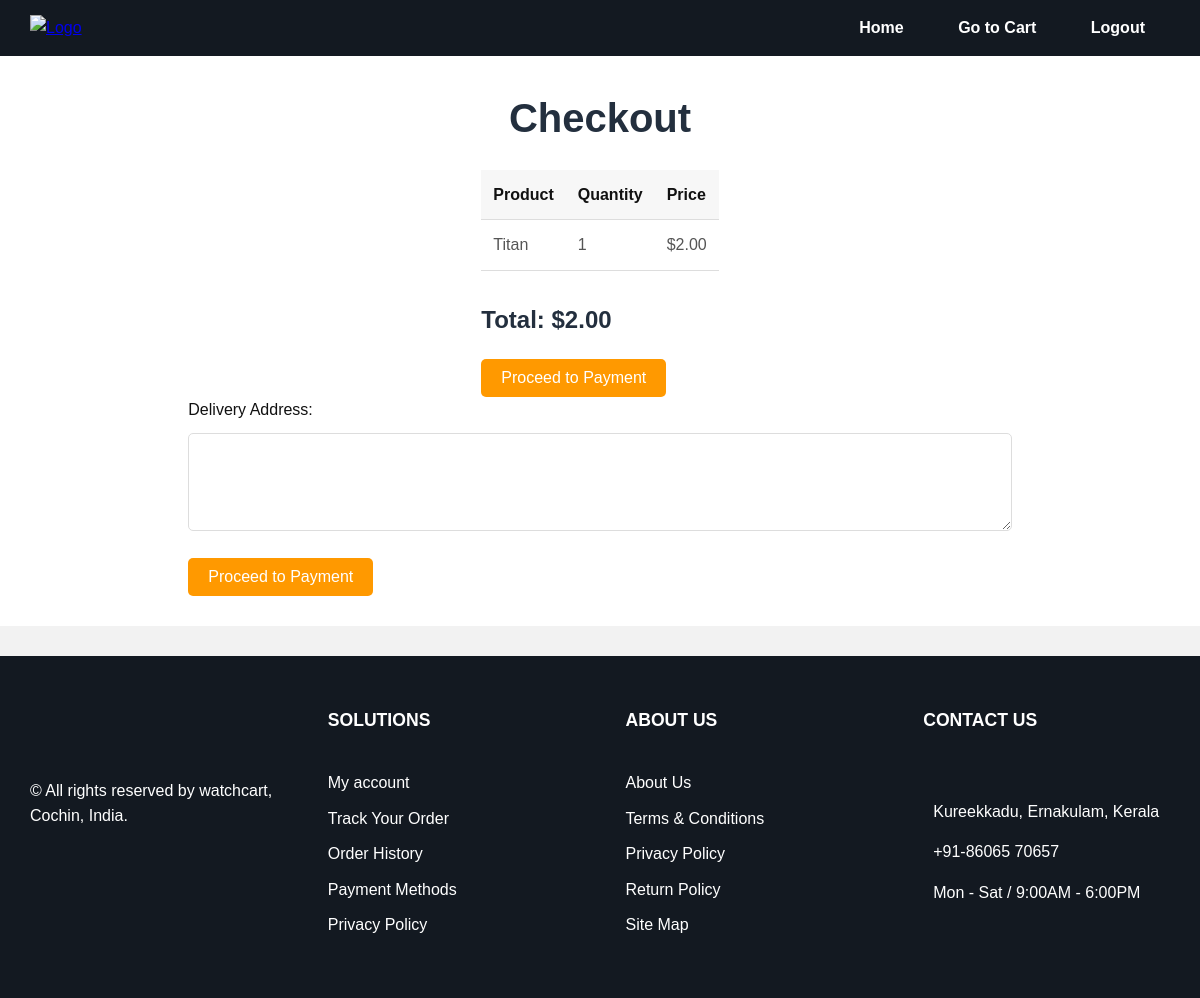
/checkout/ (signed in), run on an earlier commit of the app's database.
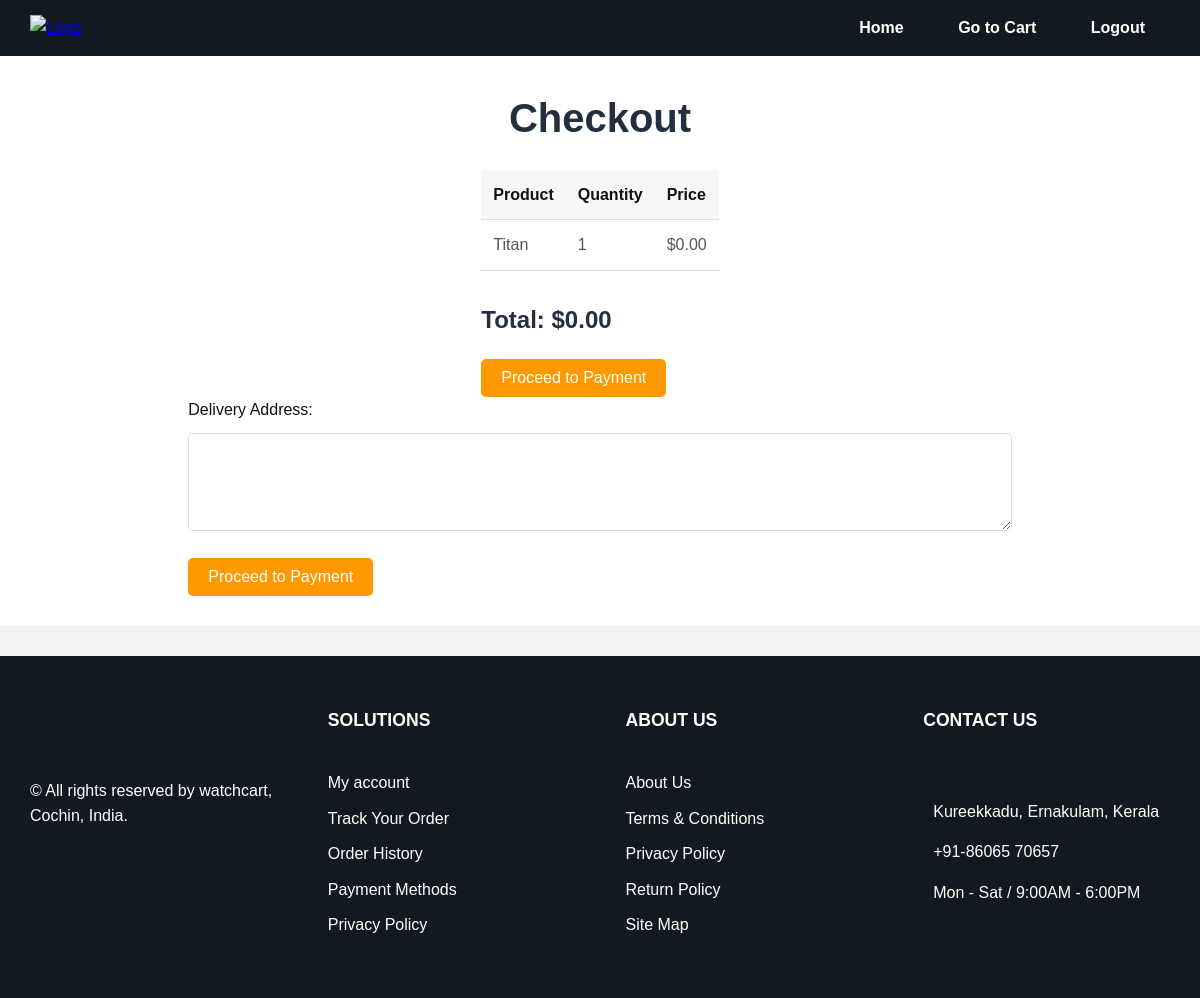
And on a later commit of the database.
### eapp/models.py (models this page shows, shortened)
class Cart(models.Model):
    user = models.ForeignKey(User, on_delete=models.CASCADE)
    product = models.ForeignKey(Gallery, on_delete=models.CASCADE)
    quantity = models.PositiveIntegerField(default=1)

class Gallery(models.Model):
    title1 = models.CharField(max_length=100)
    title2 = models.CharField(max_length=100)
    title3 = models.CharField(max_length=100)
    feedimage = models.ImageField(upload_to='gallery_images/')
    quantity = models.IntegerField(default=0)  # Add quantity field to track stock
    user = models.ForeignKey(User, on_delete=models.CASCADE)  # Seller user

### eapp/views.py (the view, shortened to what this page needs)
# urls.py: path('checkout/', views.checkout, name='checkout'),
@login_required
def checkout(request):
    cart_items = Cart.objects.filter(user=request.user)
    total_price = sum(item.product.quantity * item.quantity for item in cart_items)
    return render(request, 'checkout.html', {
        'cart_items': cart_items,
        'total_price': total_price
    })

### templates/checkout.html (shortened to what this page needs)
{% load static %}
<!DOCTYPE html>
<html lang="en">
<head>
    <link rel="stylesheet" href="{% static 'css/checkout.css' %}">
</head>
<body>
    <nav class="navbar">
        <div class="logo">
            <a href="{% url 'index' %}"><img src="{% static 'images/logo.png' %}" alt="Logo" class="logo-img"></a>
        </div>
        <div class="nav-links">
            <a href="{% url 'index' %}">Home</a>
            <a href="{% url 'cart' %}">Go to Cart</a>
            <a href="{% url 'logout' %}">Logout</a>
        </div>
    </nav>
    <div class="main-content">
        <h1>Checkout</h1>
        <div class="cart-items">
            {% if cart_items %}
                <table>
                    <thead>
                        <tr>
                            <th>Product</th>
                            <th>Quantity</th>
                            <th>Price</th>
                        </tr>
                    </thead>
                    <tbody>
                        {% for item in cart_items %}
                        <tr>
                            <td>{{ item.product.title1 }}</td>
                            <td>{{ item.quantity }}</td>
                            <td>${{ item.product.quantity|floatformat:2 }}</td>
                        </tr>
                        {% endfor %}
                    </tbody>
                </table>
                <h3>Total: ${{ total_price|floatformat:2 }}</h3>
                <form method="POST">
                    <button type="submit">Proceed to Payment</button>
                </form>
            {% else %}
                <p>Your cart is empty.</p>
            {% endif %}
        </div>
        <form method="POST">
          <label for="address">Delivery Address:</label>
          <textarea name="address" id="address" rows="4" cols="50" required></textarea>
          <button type="submit">Proceed to Payment</button>
      </form>
    </div>
    <div class="foot">
        <div class="foot1">
          <ul style="list-style-type: none;">
            <li><img src="./images/logo.png" alt=""></li>
            <li><img src="./images/foot1.jpeg" alt="" class="footimg"></li>
            <li>© All rights reserved by watchcart, Cochin, India.</li>
          </ul>
        </div>
        <div class="foot2">
          <ul style="list-style-type: none;">
            <li><b>SOLUTIONS</b></li>
            <br>
            <li>My account</li>
            <li>Track Your Order</li>
            <li>Order History</li>
            <li>Payment Methods</li>
            <li>Privacy Policy</li>
          </ul>
        </div>
        <div class="foot3">
          <ul style="list-style-type: none;">
            <li><b>ABOUT US</b></li>
            <br>
            <li>About Us</li>
            <li> Terms & Conditions</li>
            <li>Privacy Policy</li>
            <li>Return Policy</li>
            <li> Site Map</li>
          </ul>
        </div>
        <div class="foot4">
          <ul style="list-style-type:none">
            <li><b>CONTACT US</b></li>
            <br><br>
            <li>
              Kureekkadu, Ernakulam, Kerala</li>
            <li>  +91-86065 70657</li>
            <li>  Mon - Sat / 9:00AM - 6:00PM</li>
          </ul>
        </div>
      </div>
</body>
</html>

What changed in the data, as far as the page shows it:
changed through a linked row, Cart "Titan": product.quantity "2.00" → "0.00"
Also different on the page:
{{ total_price|floatformat:2 }}: "2.00" → "0.00"
